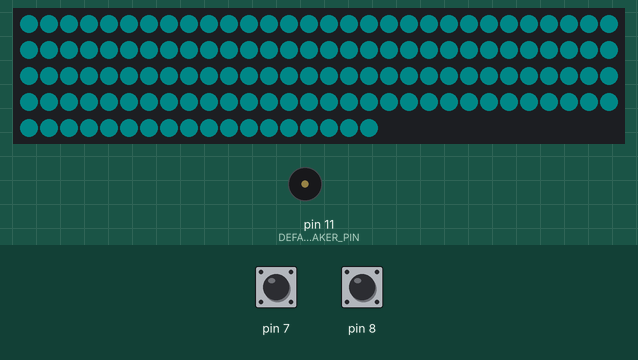
The sketch below on a simulated Arduino Uno, built with avr-gcc and run on an emulated ATmega328P. Shown: 138 RGB LEDs in strip order, left to right, continuing on the next row, buzzer (waves = sounding). The inputs (shaded band) are chosen by the test bench; at power-on: pin 7 HIGH, pin 8 HIGH. Dim RGB values are drawn brighter than linear.

Above: at 1.2 s.
1.3 s: pin 7 pulled LOW for 0.15 s
At 1.39 s:
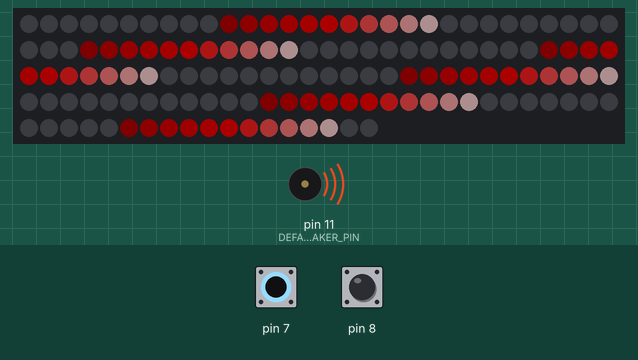
4.4 s: pin 8 pulled LOW for 1 s
At 4.76 s:
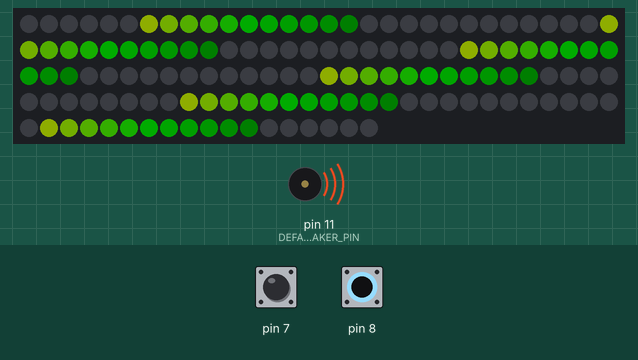
6.9 s: pin 7 pulled LOW for 1 s
At 7.07 s:
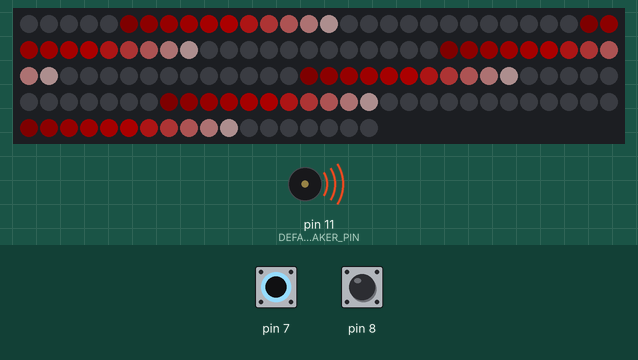
8.5 s: pin 8 pulled LOW for 1 s
At 8.89 s:
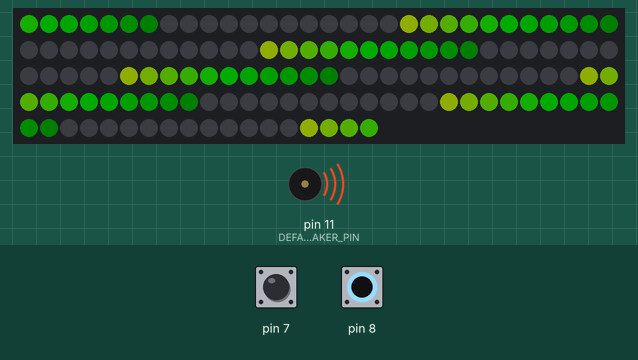
Timing chart, 0 to 11.5 s (numbered marks = the images above; inputs shaded):
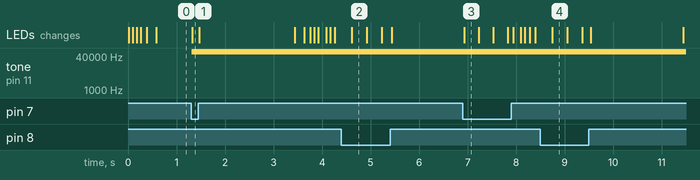

The sketch:

VacPack.ino
```cpp
// Uncomment this line to get some serial output.  I don't want that in the production build because it slows the update rate.
//#define DEBUG

#include <FastLED.h>
#include "PCMMoby.h"
#ifdef __AVR__
 #include <avr/power.h> // Required for 16 MHz Adafruit Trinket
#endif

#include "vac_sustained_02 1s 16khz 8-bit unsigned.h"
#include "vac_shoot_01 16khz 8-bit unsigned.h"

// Which pin on the Arduino is connected to the NeoPixels?
// On a Trinket or Gemma we suggest changing this to 1:
#define LED_PIN    6

// How many NeoPixels are attached to the Arduino?
// - I cut-off the last 6
#define LED_COUNT (144-6)

#define BRIGHTNESS 50

// Declare our NeoPixel strip object:
CRGB leds[LED_COUNT];

// Sound loop
pcm2560_entry VACPACK_LOOP[6];
pcm2560_entry VACPACK_SHOOT[6];

void setup() {
  memset(leds,0,sizeof(leds));
  FastLED.addLeds<NEOPIXEL, LED_PIN>(leds, LED_COUNT).setCorrection( TypicalLEDStrip );
  FastLED.setBrightness(BRIGHTNESS);

  // Buttons
  pinMode(7, INPUT_PULLUP);
  pinMode(8, INPUT_PULLUP);

  #ifdef DEBUG
    Serial.begin(9600);
    Serial.println("Hello world!");
  #endif

  // Setup a loop that plays the sound 6 times in a row.
  for (int i=0; i<sizeof(VACPACK_LOOP)/sizeof(*VACPACK_LOOP); i++)
    VACPACK_LOOP[i] = { PCM_VACPACK_LOOP, sizeof(PCM_VACPACK_LOOP) };

  for (int i=0; i<sizeof(VACPACK_SHOOT)/sizeof(*VACPACK_SHOOT); i++)
    VACPACK_SHOOT[i] = { PCM_VACPACK_SHOOT, sizeof(PCM_VACPACK_SHOOT) };
}

bool greenButtonPressedAlready = false;
bool redButtonPressedAlready = false;

void loop() {
  #ifdef DEBUG
    unsigned long before = millis();
  #endif

  bool greenButton = digitalRead(7);
  bool redButton = digitalRead(8);

  // If both buttons are pressed, just cancel it out.  This simplfies things.
  if (greenButton && redButton)
    greenButton = redButton = false;

  if (greenButton) {
    if (!greenButtonPressedAlready)
        startPlayback_multiple(VACPACK_LOOP, sizeof(VACPACK_LOOP)/sizeof(*VACPACK_LOOP), 20000); // This is supposed to be 16khz, but it plays slowly so I am compensating
    chase(8, 0xFFFF00, false);
  }
  else if (redButton) {
    if (!redButtonPressedAlready)
        startPlayback_multiple(VACPACK_SHOOT, sizeof(VACPACK_SHOOT)/sizeof(*VACPACK_SHOOT), 14000); // This is supposed to be 16khz but lacks bass, so I'm playing it a bit slower
    chase(16, 0xFFFFFF, true);
  } else {
    // When they release a button, "nicely" stop the current sound
    // - You can change finishPlayback() to stopPlayback() if you prefer an immediate stop to the sound
    if (greenButtonPressedAlready || redButtonPressedAlready && isPlaying)
      finishPlayback();
    idlePulse();
  }

  greenButtonPressedAlready = greenButton;
  redButtonPressedAlready = redButton;

  // This effectively limits the update rate to 100fps
  delay(10);

  #ifdef DEBUG
    unsigned long after = millis();
    Serial.print("FPS=");
    Serial.println(1000/(after-before));
  #endif
}

void chase(byte colorShift, uint32_t whiteMask, bool direction)
{
  const int cycleTimeMS = 2000;
  const int numDots = 6;
  const int dotSpacing = LED_COUNT/numDots;
  const uint32_t FF = 0xFF;

  float t = (millis() % cycleTimeMS)/(float)cycleTimeMS;

  // This actually uses quite a lot of CPU time.  There are better ways.  WIP.
  for (int offset=0; offset<dotSpacing; offset++)
  {
    uint32_t color;

    // Gimme a range 0..1
    float scale = offset/(float)dotSpacing;

    // The top 25% is white, fading down to the desired color
    if (scale > 0.75)
    {
      color = FF << colorShift;

      scale = (scale-0.75)*4; // Rescale back to 0..1
      uint32_t whitish=static_cast<uint32_t>(scale*255) << 16
                      | static_cast<uint32_t>(scale*255) << 8
                      | static_cast<uint32_t>(scale*255);
      whitish &= whiteMask;
      whitish &= ~(FF << colorShift);

      color = whitish | color;
    }

    // The next quartile, the lights fade from the color down to black
    else if (scale > 0.5)
    {
      scale = (scale-0.5)*4;      // Rescale back to 0..1
      color = static_cast<uint32_t>(scale*255) << colorShift;
    }
    // The bottom half is just black
    else
    {
      color = 0;
    }

    for (int d=0; d<numDots; d++)
    {
      int dotIndex = d*dotSpacing;
      int finalIndex = (int)(dotIndex + offset + t*LED_COUNT) % LED_COUNT;
      if (direction == false)
        finalIndex = LED_COUNT-1 - finalIndex;
      leds[finalIndex] = color;
    }
  }

  FastLED.show();
}

void idlePulse()
{
  // Fade back-and-forth from dimmest to dimmest + range
  // NOTE: WS2812B response is very non-linear, and varies significantly based on the brightness
  const int fadeTimeMS = 4000;
  const int range = 32;
  const uint32_t FF = 50;

  // Range 0..1
  float t = (millis() % fadeTimeMS)/(float)fadeTimeMS;
  // Range -1..1
  t = (t-0.5)*2;
  // Reparameterize to spend more time around 0, so that the bright parts seem like pulses
  t = pow(t,5);
  // Now calculate a brightness within that range
  uint32_t brightness = abs(t)*range;

  const uint32_t color = (brightness << 16) | (FF << 8) | FF;

  #ifdef DEBUG
    Serial.print("t=");
    Serial.print(t);
    Serial.print(",brightness=");
    Serial.print(brightness);
    Serial.print(", color=");
    Serial.print(color,HEX);
    Serial.println();
  #endif

  for(int c=0; c<LED_COUNT; c++) {
    leds[c] = color;
  }
  FastLED.show();
}
```

PCMMoby.c
```cpp
/*
 * speaker_pcmMoby
 *
 * This is pcm_2560, but I changed it back to work with plain Arduino Uno/Nano instead of the mega.
 * I did this because I liked the data structures and functions, but I'm using a nano for this project
 * Changes from pcm_2560:
 * - uint32_t changed to unsigned char const *
 * - _far removed from the method names
 * - Added stopPlayback() and finishPlayback() methods
 * This could be trivially combined with the original, but I don't have time to test that right now before Halloween!
 */

#include <stdint.h>
#include <avr/interrupt.h>
#include <avr/io.h>
#include <avr/pgmspace.h>

#include "Arduino.h"
#include "PCMMoby.h"

/*
 * The audio data needs to be unsigned, 8-bit, 8000 Hz, and small enough
 * to fit in flash. 10000-13000 samples is about the limit.
 *
 * sounddata.h should look like this:
 *     const int pcm_length=10000;
 *     const unsigned char pcm_data[] PROGMEM = { ..... };
 *
 */

#if defined(__AVR_ATmega1280__) || defined(__AVR_ATmega2560__)
  // Since OCR2A controls pins 10 and 9
  #define DEFAULT_SPEAKER_PIN 10
#elif defined(__AVR_ATmega328P__) || defined(__AVR_ATmega168__)
  // OCR2A controls pins 11 and 3
  #define DEFAULT_SPEAKER_PIN 11
#endif

// Temporary: Allows me to make these values public so I can monitor them
//#define DIAGNOSTIC_PRIVATE static
#define DIAGNOSTIC_PRIVATE

DIAGNOSTIC_PRIVATE int        speakerPin = DEFAULT_SPEAKER_PIN;
DIAGNOSTIC_PRIVATE unsigned char const *pcm_data=0;         // 32-bit address of the 8-bit PCM audio data
DIAGNOSTIC_PRIVATE uint16_t   pcm_length=0;                 // length of the 8-bit PCM audio data, size limited to 32k
DIAGNOSTIC_PRIVATE uint16_t   current_pcm_offset=0;         // Offset into the currently playing PCM audio data, size limited to 32k
DIAGNOSTIC_PRIVATE byte       lastSample;                   // The last 8-bit value in the sample, used for ramping
DIAGNOSTIC_PRIVATE bool       pcmPlaying=false;             // True when playing a sound, not when ramping down because that might mess-up someone's timing

// The arduino gcc compiler does not allow declaring structures greater that 32767 bytes.  This is too bad since
// many Arduinos have >32k of addressable memory, and the CPU is capable of handling 32-bit addresses and offsets.
// So sound data >32k must be done in multiple 32k blocks.  But there is no guarantee that the compiler will place
// those blocks together.  So to play sounds >32k, we must have a list of multiple blocks and chain them together.

DIAGNOSTIC_PRIVATE const pcm2560_entry * pcmPlayList=NULL;  // A list of PCM data blocks to chain together as one, to overcome the compiler's 32k limitation.
DIAGNOSTIC_PRIVATE int   pcmPlayListLen=0;
DIAGNOSTIC_PRIVATE int   pcmPlayListOffset=0;

// This is called at 8000-16000 Hz to load the next sample.
ISR(TIMER1_COMPA_vect) {
  if (pcmPlaying)
  {
    // Are we at the end of the sound data?
    if (current_pcm_offset >= pcm_length) {

      // Do we have another entry in the playlist?
      if (pcmPlayListOffset < pcmPlayListLen-1) {
        // Move to the next item in the playlist
        ++pcmPlayListOffset;
        pcm_data  = pcmPlayList[pcmPlayListOffset].data;
        pcm_length= pcmPlayList[pcmPlayListOffset].length;
        // Start playing it
        current_pcm_offset = 0;
        lastSample = pgm_read_byte(pcm_data + pcm_length -1); // I don't like doing this each time, it's redundant.
        // Now play the first sample
        OCR2A = pgm_read_byte(pcm_data + current_pcm_offset);
      }

      // Are we done ramping down the sound?
      else if (current_pcm_offset == pcm_length + lastSample) {
        pcmPlaying = false;
        finishPlayback();
      }

      // Ramping down the sound
      else {
        // Ramp down to zero to reduce the click at the end of playback.
        // - Don't set pcmPlaying = false here since that disables the interrupt.
        // - This means the isPlaying() will return true until the ramp down is completed.  If that isn't
        //   desirable then we need two flags, one to indicate to the caller that the audio is effectively
        //   done, and the other to make the ISR stop doing work.
        OCR2A = pcm_length + lastSample - current_pcm_offset;
      }
    }
    // No, so just play the sound
    else {
      OCR2A = pgm_read_byte(pcm_data + current_pcm_offset);
    }

    ++current_pcm_offset;
  }
}

// Start playing the sound at the specified sample rate
// INPUTS: pcm_data, pcm_length, pcmPlayListLen, pcmPlayListOffset <-- must already be set
static void startISR(unsigned int sampleRate)
{
  pinMode(speakerPin, OUTPUT);

  // Set up Timer 2 to do pulse width modulation on the speaker
  // pin.

  // Use internal clock (datasheet p.160)
  ASSR &= ~(_BV(EXCLK) | _BV(AS2));

  // Set fast PWM mode  (p.157)
  TCCR2A |= _BV(WGM21) | _BV(WGM20);
  TCCR2B &= ~_BV(WGM22);

  // Do non-inverting PWM on pin OC2A (p.155)
  // On the Arduino Uno this is pin 11, on the Mega this is pin 10.
  TCCR2A = (TCCR2A | _BV(COM2A1)) & ~_BV(COM2A0);
  TCCR2A &= ~(_BV(COM2B1) | _BV(COM2B0));

  // No prescaler (p.158)
  TCCR2B = (TCCR2B & ~(_BV(CS12) | _BV(CS11))) | _BV(CS10);

  // Set initial pulse width to the first sample.
  OCR2A = pgm_read_byte(pcm_data);


  // Set up Timer 1 to send a sample every interrupt.

  cli();

  // Set CTC mode (Clear Timer on Compare Match) (p.133)
  // Have to set OCR1A *after*, otherwise it gets reset to 0!
  TCCR1B = (TCCR1B & ~_BV(WGM13)) | _BV(WGM12);
  TCCR1A = TCCR1A & ~(_BV(WGM11) | _BV(WGM10));

  // No prescaler (p.134)
  TCCR1B = (TCCR1B & ~(_BV(CS12) | _BV(CS11))) | _BV(CS10);

  // Set the compare register (OCR1A).
  // OCR1A is a 16-bit register, so we have to do this with
  // interrupts disabled to be safe.
  // - Confirmed to work with 8000:  // 16000000 / 8000 = 2000
  // - Confirmed to work with 16000: // 16000000 / 16000 = 1000
  OCR1A = F_CPU / sampleRate;

  // Enable interrupt when TCNT1 == OCR1A (p.136)
  TIMSK1 |= _BV(OCIE1A);

  lastSample = pgm_read_byte(pcm_data + pcm_length -1);
  current_pcm_offset = 0;
  pcmPlaying = true;
  sei();
}

static void stopISR()
{
  // Disable playback per-sample interrupt.
  TIMSK1 &= ~_BV(OCIE1A);

  // Disable the per-sample timer completely.
  TCCR1B &= ~_BV(CS10);

  // Disable the PWM timer.
  TCCR2B &= ~_BV(CS10);

  digitalWrite(speakerPin, LOW);
  pcmPlaying = false;
}

void startPlayback(unsigned char const *data, int length, unsigned int sampleRate)
{
  cli();
  // Disable playlist
  pcmPlayList = NULL;
  pcmPlayListLen = pcmPlayListOffset = 0;

  // Set sound data
  pcm_data = data;
  pcm_length = length;
  sei();
  startISR(sampleRate);
}

void startPlayback_multiple(const pcm2560_entry* const playList, int length, unsigned int sampleRate)
{
  // Set playlist
  pcmPlayList = playList;
  pcmPlayListLen = length;
  pcmPlayListOffset = 0;
  if (length>0)
  {
    // Set sound data
    pcm_data = playList[0].data;
    pcm_length = playList[0].length;

    startISR(sampleRate);
  }
}

void finishPlayback()
{
  cli();
  // Disable playlist
  pcmPlayList = NULL;
  pcmPlayListLen = pcmPlayListOffset = 0;
  sei();
}

void stopPlayback()
{
  cli();
  // Disable playlist
  pcmPlayList = NULL;
  pcmPlayListLen = pcmPlayListOffset = 0;

  // Skip to the end of the sound.  This causes the ramp-down and prevents clicks
  current_pcm_offset = pcm_length;
  sei();
}


bool isPlaying()
{
  return pcmPlaying;
}
```

PCMMoby.h
```cpp
/*
 * speaker_pcmMoby
 *
 * Plays 8-bit PCM audio on pin 11 using pulse-width modulation (PWM).
 * For Arduino with Atmega168 at 16 MHz.
 *
 * Uses two timers. The first changes the sample value 8000 times a second.
 * The second holds pin 11 high for 0-255 ticks out of a 256-tick cycle,
 * depending on sample value. The second timer repeats 62500 times per second
 * (16000000 / 256), much faster than the playback rate (8000 Hz), so
 * it almost sounds halfway decent, just really quiet on a PC speaker.
 *
 * Takes over Timer 1 (16-bit) for the 8000 Hz timer. This breaks PWM
 * (analogWrite()) for Arduino pins 9 and 10. Takes Timer 2 (8-bit)
 * for the pulse width modulation, breaking PWM for pins 11 & 3.
 *
 * References:
 *     http://www.uchobby.com/index.php/2007/11/11/arduino-sound-part-1/
 *     http://www.atmel.com/dyn/resources/prod_documents/doc2542.pdf
 *     http://www.evilmadscientist.com/article.php/avrdac
 *     http://gonium.net/md/2006/12/27/i-will-think-before-i-code/
 *     http://fly.cc.fer.hr/GDM/articles/sndmus/speaker2.html
 *     http://www.gamedev.net/reference/articles/article442.asp
 *
 * Timer Mapping:
 *     The original code was written for the ATmega168.  I don't have one
 *     so I assume it is the same as the ATmega386.
 *
 *   ATMega368: has 3 timers
 *     Timer 0: pins 5,6
 *     Timer 1: pins 9,10
 *     Timer 2: pins 11,3
 *   ATMega2560: has 5 times
 *     Timer 0: pin 13,4
 *     Timer 1: pins 12,11
 *     Timer 2: pins 10,9
 *     Timer 3: pins 5,3,2
 *     Timer 4: pins 8,7,6
 *
 * Michael Smith <michael@hurts.ca>
 * Updates by William Garrison <mobydisk@mobydisk.com>
 * - Added stopPlayback() and finishPlayback() methods
 */

/*
 * The audio data needs to be unsigned, 8-bit, 8000-16000 Hz, and small enough
 * to fit in flash.  No individual sound can exceed 32676 bytes due to limitations
 * of the avr-gcc compiler.
 *
 * sounddata.h should look like this:
 *     const int sounddata_length=10000;
 *     const unsigned char sounddata_data[] PROGMEM = { ..... };
 *
 */

#ifndef __PCM2560_H__
#define __PCM2560_H__

#ifdef __cplusplus
extern "C" {
#endif

typedef struct {
  unsigned char const *data;
  int      length;
} pcm2560_entry;

// Start playing audio
void startPlayback(unsigned char const *data, int length, unsigned int sampleRate);
void startPlayback_multiple(const pcm2560_entry* const playList, int length, unsigned int sampleRate);
void stopPlayback();
void finishPlayback();
bool isPlaying();

#ifdef __cplusplus
}
#endif

#endif
```

vac_shoot_01_16khz_8-bit_unsigned.h
```cpp
#include <avr/pgmspace.h>
extern const char unsigned PROGMEM PCM_VACPACK_SHOOT[5444];
```

vac_sustained_02_1s_16khz_8-bit_unsigned.h
```cpp
#include <avr/pgmspace.h>
extern const char unsigned PROGMEM PCM_VACPACK_LOOP[16000];
```

Source omitted: bit_unsigned.c (data table, 21991 bytes), bit_unsigned.c (data table, 63240 bytes)

Measured:
- after the input at 1.3 s, tone on pin 11 (DEFAULT_SPEAKER_PIN): silent → 62500 Hz at once; the LEDs: change at once (image 1)
- after the input at 4.4 s, the LEDs: change after 0.21 s (image 2)
- after the input at 6.9 s, the LEDs: change at once (image 3)
- after the input at 8.5 s, the LEDs: change after 0.24 s (image 4)
